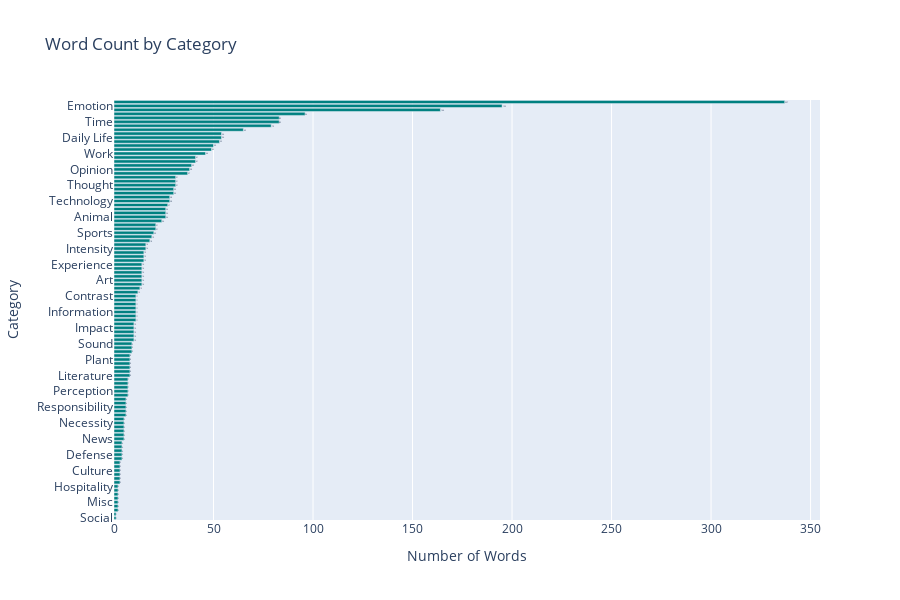

This figure's notebook cell:
### Code cell
# 4) Count of Words by Category
words_by_category = df.groupby('Word Category')['Word'].count().reset_index()
words_by_category.columns = ['Word Category', 'Count']
words_by_category = words_by_category.sort_values('Count', ascending=True)

fig4 = go.Figure(go.Bar(
    x=words_by_category['Count'],
    y=words_by_category['Word Category'],
    orientation='h',
    marker_color='teal',
    text=words_by_category['Count'],
    textposition='outside'
))
fig4.update_layout(
    title='Word Count by Category',
    xaxis_title='Number of Words',
    yaxis_title='Category',
    height=600
)
fig4.show()

### Figure 1 — Plotly figure (JSON) as saved in the notebook; plotly's stock layout.template omitted (floating-point values rounded to 4 significant figures)
{"data": [{"marker": {"color": "teal"}, "orientation": "h", "text": [1, 1, 2, 2, 2, 2, 2, 2, 2, 3, 3, 3, 3, 3, 3, 4, 4, 4, 4, 4, 5, 5, 5, 5, 5, 5, 6, 6, 6, 6, 6, 7, 7, 7, 7, 7, 8, 8, 8, 8, 8, 8, 9, 9, 9, 10, 10, 10, 10, 10, 11, 11, 11, 11, 11, 11, 11, 12, 13, 14, 14, 14, 14, 14, 14, 15, 15, 15, 16, 16, 18, 19, 20, 21, 21, 24, 26, 26, 26, 27, 28, 28, 30, 30, 31, 31, 31, 37, 38, 39, 41, 41, 46, 49, 50, 53, 54, 54, 65, 79, 83, 83, 96, 164, 195, 337], "textposition": "outside", "type": "bar", "x": [1, 1, 2, 2, 2, 2, 2, 2, 2, 3, 3, 3, 3, 3, 3, 4, 4, 4, 4, 4, 5, 5, 5, 5, 5, 5, 6, 6, 6, 6, 6, 7, 7, 7, 7, 7, 8, 8, 8, 8, 8, 8, 9, 9, 9, 10, 10, 10, 10, 10, 11, 11, 11, 11, 11, 11, 11, 12, 13, 14, 14, 14, 14, 14, 14, 15, 15, 15, 16, 16, 18, 19, 20, 21, 21, 24, 26, 26, 26, 27, 28, 28, 30, 30, 31, 31, 31, 37, 38, 39, 41, 41, 46, 49, 50, 53, 54, 54, 65, 79, 83, 83, 96, 164, 195, 337], "y": ["Social", "Astronomy", "Ability", "Value", "Misc", "Memory", "Identity", "Environment", "Hospitality", "Mediation", "Preposition", "Mathematics", "Culture", "Connection", "Condition", "Etiquette", "Defense", "Expectation", "Belief", "Knowledge", "News", "Quantity", "Location", "Cooking", "Necessity", "Language", "Relatives", "Intent", "Responsibility", "Fashion", "Event", "Agriculture", "Perception", "Philosophy", "Architecture", "Appliance", "Literature", "Furniture", "Hobby", "Military", "Plant", "Commitment", "Wedding", "Frequency", "Sound", "Progress", "Separation", "History", "Impact", "Holidays", "Activity", "Color", "Information", "Idiom", "Texture", "Commute", "Contrast", "Science", "Question", "Music", "Art", "Occupation", "Law", "Utensil", "Experience", "Expression", "Entertainment", "Behavior", "Intensity", "Change", "Economics", "Clothing", "Sports", "Concept", "Organization", "Support", "Animal", "Measure Word", "Place", "Weather", "Technology", "Geography", "Education", "Produce", "Thought", "Direction", "Body", "Nature", "Opinion", "Travel", "Business", "Character", "Work", "Health", "Degree", "Object", "Daily Life", "Relationship", "Grammar", "Food", "Time", "Communication", "Description", "General", "Emotion", "Action"]}], "layout": {"height": 600, "title": {"text": "Word Count by Category"}, "xaxis": {"title": {"text": "Number of Words"}}, "yaxis": {"title": {"text": "Category"}}}}
